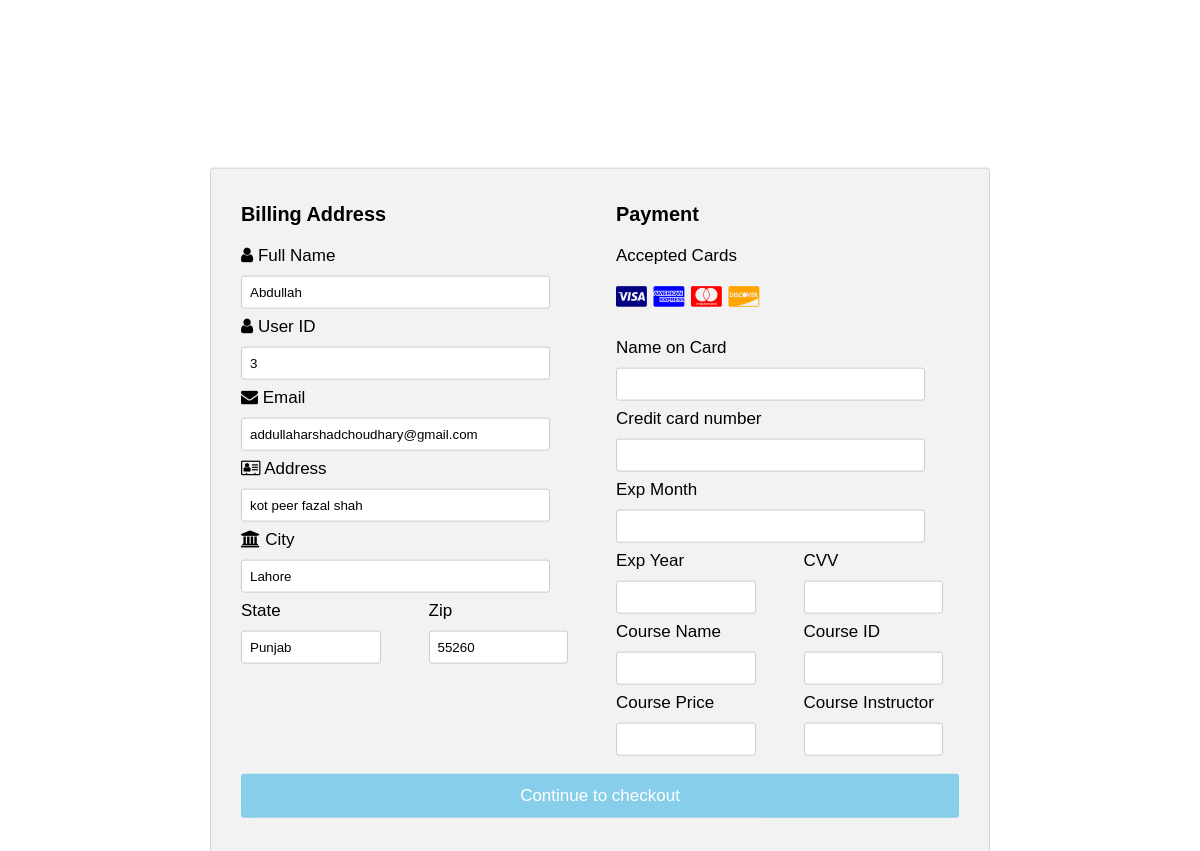
/payment.php (signed in), run on the app's committed database.
### tables this page shows
CREATE TABLE `users` (
  `id` int(255) NOT NULL,
  `fname` varchar(255) NOT NULL,
  `lname` varchar(255) NOT NULL,
  `phone` int(255) NOT NULL,
  `email` varchar(255) NOT NULL,
  `user_type` varchar(255) NOT NULL,
  `password` varchar(255) NOT NULL,
  `verification_code` varchar(255) DEFAULT NULL,
  `create_date` datetime NOT NULL,
  `address` varchar(255) NOT NULL,
  `postal_code` varchar(255) NOT NULL,
  `area` varchar(255) NOT NULL,
  `country` varchar(255) NOT NULL,
  `state` varchar(255) NOT NULL,
  `ehistory` varchar(255) NOT NULL,
  `experience` varchar(255) NOT NULL,
  `degree` longblob NOT NULL,
  `picture` longblob NOT NULL,
  `hourly_rate` decimal(10,2) NOT NULL,
  `reset_token` varchar(255) DEFAULT NULL,
  `unique_id` varchar(255) NOT NULL
);

### payment.php (the view, shortened to what this page needs)
<?php
include('dbcon.php');
$sql="SELECT * FROM users WHERE id='".$_SESSION['id']."'";
$result=$con->query($sql);
$users=$result->fetch_assoc();
?>
<!DOCTYPE html>
<html>
<head>
<link rel="stylesheet" href="https://cdnjs.cloudflare.com/ajax/libs/font-awesome/4.7.0/css/font-awesome.min.css">
<link rel="stylesheet"href ="./css/payment_style.css">
</head>
<body>
  <div class="col-10">
    <div class="container ">
      <form method="POST">
  <div class="row">
    <div class="col-50">
      <h3>Billing Address</h3>
      <label><i class="fa fa-user"></i> Full Name</label>
      <input type="text" name="firstname" value="<?php echo $users['fname']; ?>" readonly>
      <label><i class="fa fa-user"></i> User ID</label>
      <input type="text" name="user_id" value="<?php echo $users['id']; ?>" readonly>
      <label><i class="fa fa-envelope"></i> Email</label>
      <input type="text"  name="email" value="<?php echo $users['email']; ?>" readonly>
      <label><i class="fa fa-address-card-o"></i> Address</label>
      <input type="text"  name="address" value="<?php echo $users['address']; ?>" readonly>
      <label><i class="fa fa-institution"></i> City</label>
      <input type="text" name="city" value="<?php echo $users['area']; ?>" readonly>
      <div class="row">
        <div class="col-50">
          <label >State</label>
          <input type="text"  name="state" value="<?php echo $users['state']; ?>" readonly>
        </div>
        <div class="col-50">
          <label >Zip</label>
          <input type="text"  name="zip" value="<?php echo $users['postal_code']; ?>" readonly>
        </div>
      </div>
    </div>
    <div class="col-50">
      <h3>Payment</h3>
      <label>Accepted Cards</label>
      <div class="icon-container">
        <i class="fa fa-cc-visa" style="color:navy;"></i>
        <i class="fa fa-cc-amex" style="color:blue;"></i>
        <i class="fa fa-cc-mastercard" style="color:red;"></i>
        <i class="fa fa-cc-discover" style="color:orange;"></i>
      </div>
      <label >Name on Card</label>
      <input type="text"  name="cardname" required>
     <label for="cardnumber">Credit card number</label>
<input type="text" id="cardnumber" name="cardnumber" required pattern="[0-9]{16}" title="Please enter a valid 16-digit credit card number">
      <label >Exp Month</label>
      <input type="text" name="expmonth"required>
      <div class="row">
        <div class="col-50">
          <label >Exp Year</label>
          <input type="text"  name="expyear"required>
        </div>
        <div class="col-50">
          <label >CVV</label>
          <input type="text" name="cvv"required>
        </div>
      </div>
      <div class="row">
        <div class="col-50">
          <label for="course_name">Course Name</label>
          <input type="text" name="course_name" value="<?php echo $_SESSION['c_name']; ?>" readonly>
        </div>
        <div class="col-50">
          <label for="course_id">Course ID</label>
          <input type="text" id="course_id" name="course_id" value="<?php echo $_SESSION['c_id']; ?>" readonly>
        </div>
      </div>
      <div class="row">
        <div class="col-50">
          <label for="course_price">Course Price</label>
          <input type="text" id="course_price" name="course_price" value="<?php echo $_SESSION['c_price']; ?>"readonly>
        </div>
        <div class="col-50">
          <label for="course_instructor">Course Instructor</label>
          <input type="text" id="course_instructor" name="course_instructor" value="<?php echo $_SESSION['c_instructor'] ;?>" readonly>
        </div>
      </div>
    </div>
  </div>
  <input type="submit" name="submit" value="Continue to checkout" class="btn">
</form>
    </div>
  </div>
</body>
</html>

### css/payment_style.css (style rules this page uses)
body { font-family: Arial, sans-serif; font-size: 17px; padding: 8px; margin: 0; }
* { box-sizing: border-box; }
.row { display: flex; flex-wrap: wrap; margin: 0 -16px; }
.col-50 { flex: 50%; }
.col-25, .col-50, .col-75 { padding: 0 16px; }
.container { width: 65%; background-color: #f2f2f2; padding: 15px 30px 25px 30px; border: 1px solid lightgrey; border-radius: 3px; position: absolute; top: 60%; left: 50%; transform: translate(-50%, -50%); }
input[type=text] { width: 90%; margin-bottom: 8px; padding: 8px; border: 1px solid #ccc; border-radius: 3px; }
label { margin-bottom: 10px; display: block; }
.icon-container { margin-bottom: 20px; padding: 7px 0; font-size: 24px; }
.btn { background-color: skyblue; color: white; padding: 12px; margin: 10px 0; border: none; width: 100%; border-radius: 3px; cursor: pointer; font-size: 17px; }

### data on the page
users: firstname "Abdullah", user_id "3", email "addullaharshadchoudhary@gmail.com", address "kot peer fazal shah", city "Lahore", state "Punjab", zip "55260"
